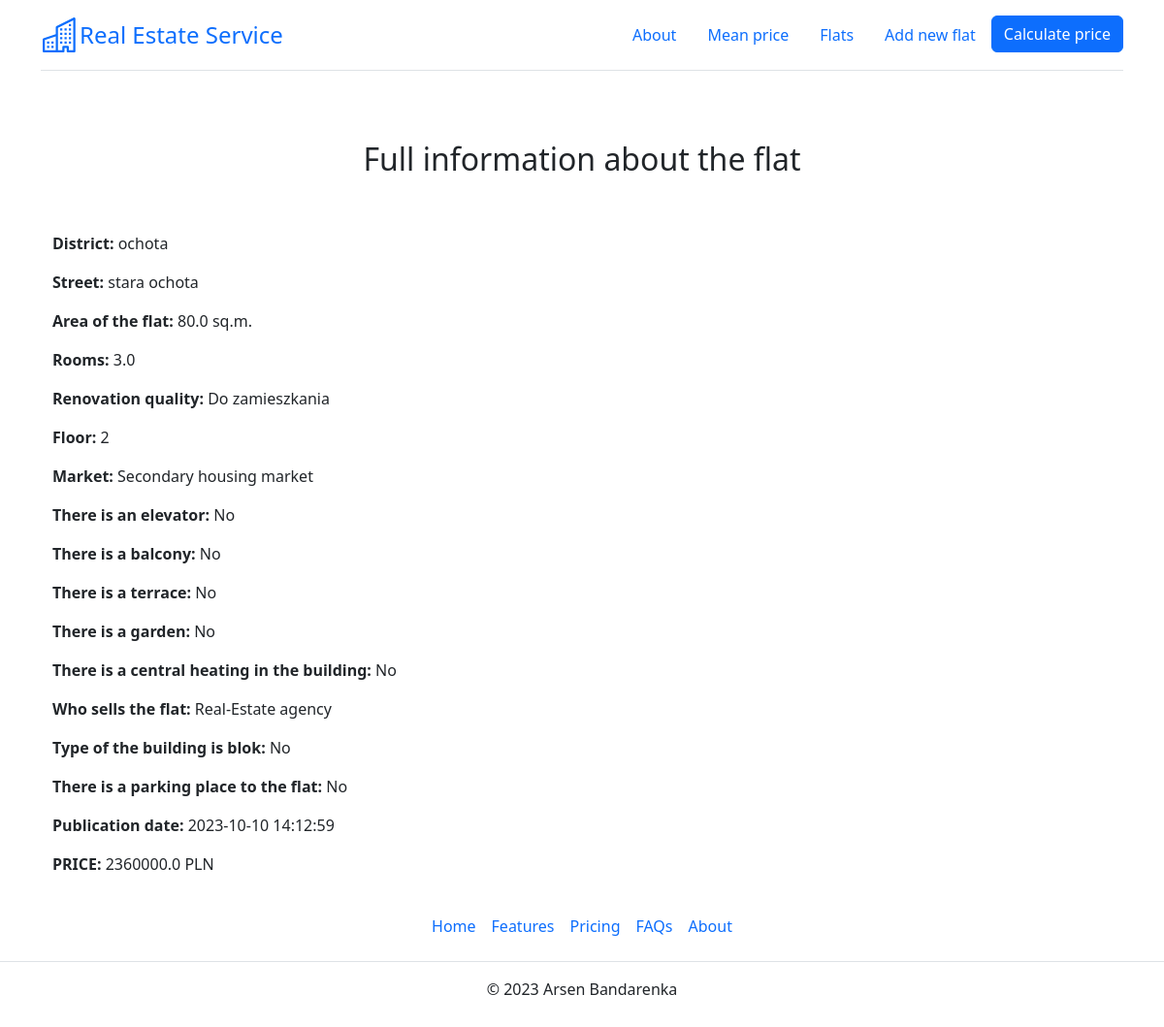
The page /flats/6 on the database as committed earlier.
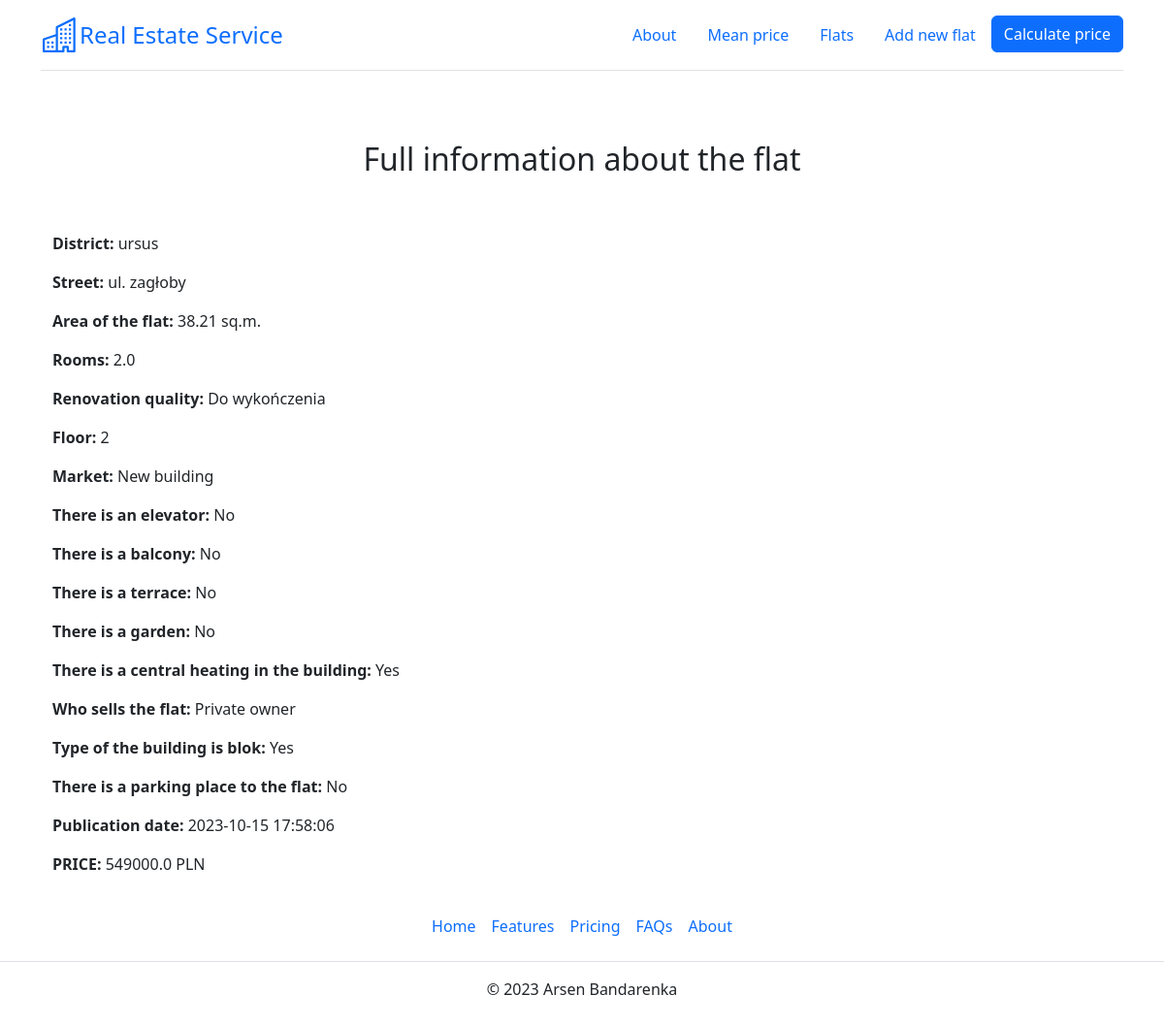
The same page on the database as committed later.
### app.py (models this page shows)
class Flat(db.Model):
    __tablename__ = "flats_load"
    __table_args__ = {'extend_existing': True}
    id = db.Column(db.Integer, primary_key=True, unique=True)
    district = db.Column(db.Text)
    street = db.Column(db.Text)
    price = db.Column(db.Float)
    area = db.Column(db.Float)
    rooms = db.Column(db.Integer)
    renovation = db.Column(db.Integer)
    floor = db.Column(db.Integer)
    market = db.Column(db.Integer)
    elevator = db.Column(db.Integer)
    balcony = db.Column(db.Integer)
    terrace = db.Column(db.Integer)
    garden = db.Column(db.Integer)
    central_heating = db.Column(db.Integer)
    seller = db.Column(db.Integer)
    blok = db.Column(db.Integer)
    parking = db.Column(db.Integer)
    publication_date = db.Column(db.DateTime, default=datetime.datetime.now())

### app.py (the view)
@app.route('/flats/<flat_id>')
def flat_detail(flat_id):
    flat = db.session.execute(db.select(Flat).where(Flat.id == flat_id)).one()[0]
    return render_template('flat_info.html', flat=flat, renovation_dict=renovation_dict, floor_dict=floor_dict,
                           market_dict=market_dict, binary_dict=binary_dict, seller_dict=seller_dict)

### templates/flat_info.html (shortened to what this page needs)
{% extends 'base.html' %}
{% block text_center %}<h2>Full information about the flat</h2>{% endblock %}
{% block body %}
<div class="container">
    <p><strong>District:</strong> {{flat.district}}</p>
    <p><strong>Street:</strong> {{flat.street}}</p>
    <p><strong>Area of the flat:</strong> {{flat.area}} sq.m.</p>
    <p><strong>Rooms:</strong> {{flat.rooms}}</p>
    <p><strong>Renovation quality:</strong> {{renovation_dict[flat.renovation]}}</p>
    <p><strong>Floor:</strong> {{flat.floor}}</p>
    <p><strong>Market:</strong> {{market_dict[flat.market]}}</p>
    <p><strong>There is an elevator:</strong> {{binary_dict[flat.elevator]}}</p>
    <p><strong>There is a balcony:</strong> {{binary_dict[flat.balcony]}}</p>
    <p><strong>There is a terrace:</strong> {{binary_dict[flat.terrace]}}</p>
    <p><strong>There is a garden:</strong> {{binary_dict[flat.garden]}}</p>
    <p><strong>There is a central heating in the building:</strong> {{binary_dict[flat.central_heating]}}</p>
    <p><strong>Who sells the flat:</strong> {{seller_dict[flat.seller]}}</p>
    <p><strong>Type of the building is blok:</strong> {{binary_dict[flat.blok]}}</p>
    <p><strong>There is a parking place to the flat:</strong> {{binary_dict[flat.parking]}}</p>
    <p><strong>Publication date:</strong> {{flat.publication_date}}</p>
    <p><strong>PRICE:</strong> {{ flat.price }} PLN</p>
</div>
{% endblock %}

### templates/base.html (shortened to what this page needs)
<!DOCTYPE html>
<html lang="en">
<head>
    <link rel="stylesheet" href="https://cdn.jsdelivr.net/npm/bootstrap@5.2.3/dist/css/bootstrap.min.css">
</head>
<body class="d-flex flex-column min-vh-100">
<div class="container">
    <header class="d-flex flex-wrap justify-content-center py-3 mb-4 border-bottom">
        <a href="/" class="d-flex align-items-center link-body-emphasis text-decoration-none">
            <span class="fs-4">Real Estate Service</span>
        </a>
        <nav class="d-inline-flex mt-2 mt-md-0 ms-md-auto">
            <ul class="nav nav-pills">
                <li class="nav-item">
                    <a href="/about" class="nav-link" aria-current="page">About</a>
                </li>
                <li class="nav-item">
                    <a href="/graph" class="nav-link" aria-current="page">Mean price</a>
                </li>
                <li class="nav-item">
                    <a href="/flats" class="nav-link">Flats</a>
                </li>
                <li class="nav-item">
                    <a href="/add_flat" class="nav-link">Add new flat</a>
                </li>
                <li class="nav-item">
                    <a href="/predict_price" class="btn btn-primary">Calculate price</a>
                </li>
            </ul>
        </nav>
    </header>
</div>
<div class="py-5 text-center">
    {% block text_center %}{% endblock %}
  </div>
<div class="container">
  {% block body %}{% endblock %}
</div>
<footer class="py-3 my-4 mt-auto">
    <ul class="nav justify-content-center border-bottom pb-3 mb-3">
      <li class="nav-item"><a href="/" class="nav-link px-2 text-body-secondary">Home</a></li>
      <li class="nav-item"><a href="#" class="nav-link px-2 text-body-secondary">Features</a></li>
      <li class="nav-item"><a href="#" class="nav-link px-2 text-body-secondary">Pricing</a></li>
      <li class="nav-item"><a href="#" class="nav-link px-2 text-body-secondary">FAQs</a></li>
      <li class="nav-item"><a href="/about" class="nav-link px-2 text-body-secondary">About</a></li>
    </ul>
    <p class="text-center text-body-secondary">© 2023 Arsen Bandarenka</p>
</footer>
</body>
</html>

Rows that differ between the two databases and show on the page:
changed Flat: district "ochota" → "ursus"; street "stara ochota" → "ul. zagłoby"
Other text that changed with them:
{{ flat.area }}: "80.0" → "38.21"
{{ flat.rooms }}: "3.0" → "2.0"
{{ renovation_dict[flat.renovation] }}: "Do zamieszkania" → "Do wykończenia"
{{ market_dict[flat.market] }}: "Secondary housing market" → "New building"
{{ binary_dict[flat.central_heating] }}: "No" → "Yes"
{{ seller_dict[flat.seller] }}: "Real-Estate agency" → "Private owner"
{{ binary_dict[flat.blok] }}: "No" → "Yes"
{{ flat.publication_date }}: "2023-10-10 14:12:59" → "2023-10-15 17:58:06"
{{ flat.price }}: "2360000.0" → "549000.0"
